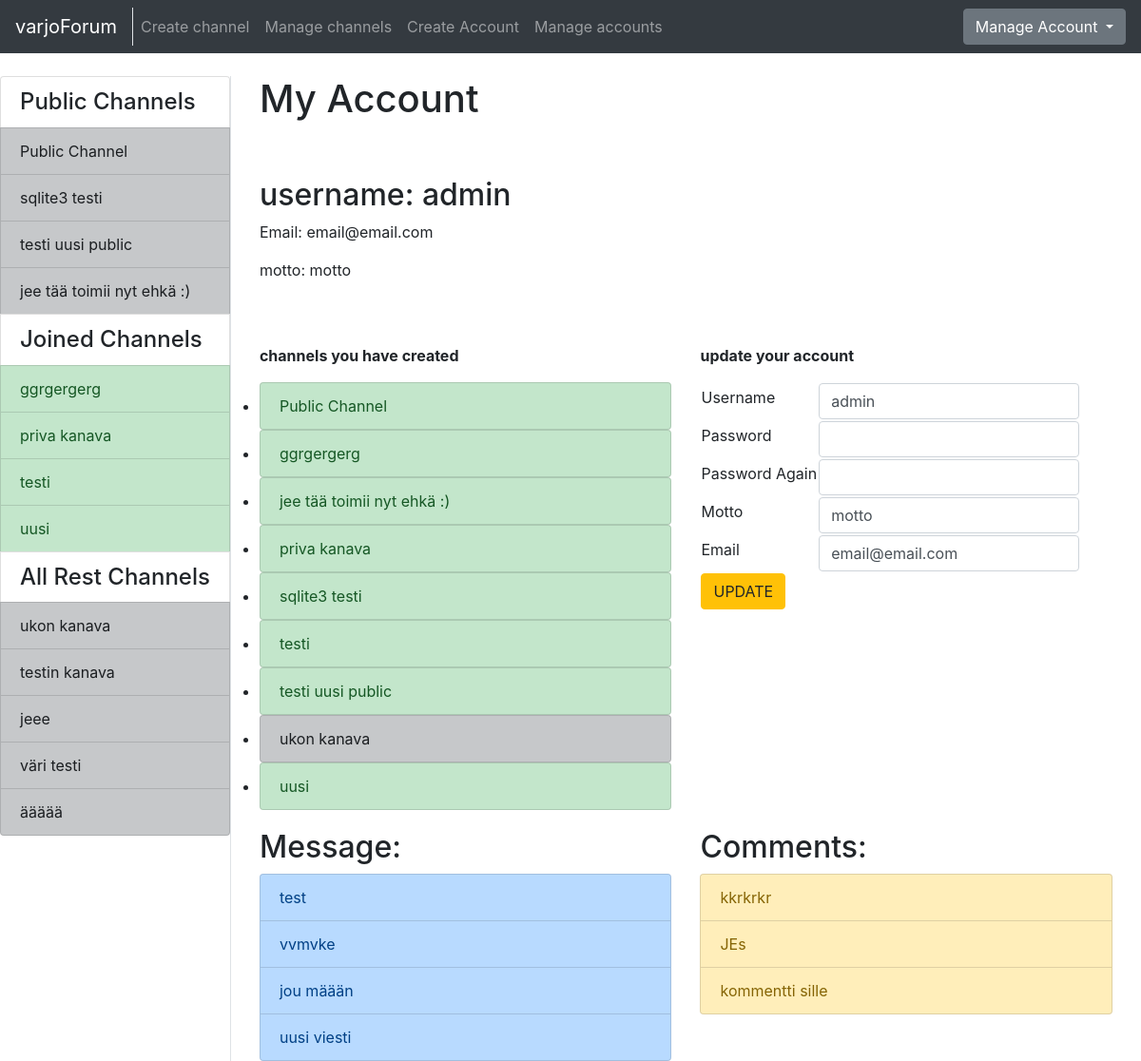
The app's page /account/ (signed in), older data.
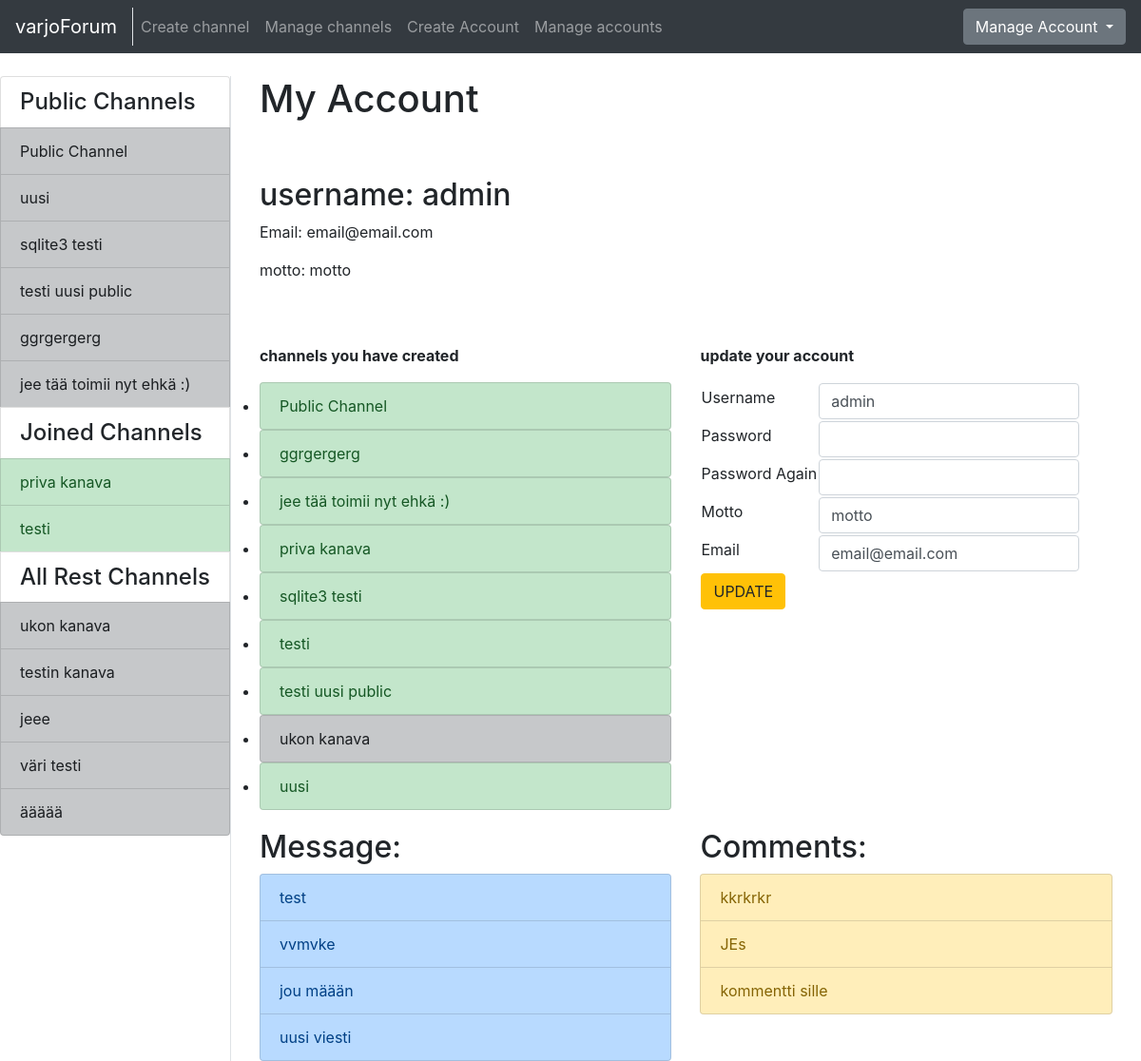
The same page, newer data.
### application/channels/models.py (models this page shows, shortened)
class Channel(Base):
    name = db.Column(db.String(144), nullable=False)
    introduction = db.Column(db.Text, nullable=False)
    master_id = db.Column(db.Integer, nullable=False)
    public = db.Column(db.Boolean, nullable=False)
    messages = db.relationship("Message", backref='Channel', lazy=True)
    accounts = db.relationship('Account', secondary=accounts, lazy='subquery',
        backref=db.backref('channels', lazy=True))
    @staticmethod
    def get_my_channels(account_id):
        stmt = text("SELECT Channel.id, Channel.name, Channel.master_id"
                    " FROM Channel, Account, Accounts"
                    " WHERE Channel.id = Accounts.channel_id"
                    " AND Channel.public == False"
                    " AND Account.id = Accounts.account_id"
                    " AND Account.id = :account_id"
                    " ORDER BY Channel.name").params(account_id=account_id)
        res = db.engine.execute(stmt)
        response = []
        for row in res:
            response.append({"channel_id":row[0], "channel_name":row[1], "master_id":row[2]})
        return response
    @staticmethod
    def get_channels_where_not_in(account_id):
        stmt = text("SELECT channel.id, channel.name, channel.public"
                    " FROM Channel"
                    " WHERE Channel.id NOT IN ("
                        " SELECT Channel.id"
                            " FROM Channel, Account, Accounts"
                            " WHERE Channel.id = Accounts.channel_id"
                            " AND Account.id = Accounts.account_id"
                            " AND Account.id = :account_id"
                            " )").params(account_id=account_id)
        res = db.engine.execute(stmt)
        response = []
        for row in res:
            response.append({"id":row[0], "name":row[1], "public":row[2]})
        return response
    @staticmethod
    def get_all_publics():
        stmt = text("SELECT Channel.id, Channel.name"
                    " FROM Channel"
                    " WHERE Channel.public = True")
        res = db.engine.execute(stmt)
        response = []
        for row in res:
            response.append({"id":row[0], "name":row[1]})
        return response

### application/messages/models.py (models this page shows, shortened)
class Message(Base):
    body = db.Column(db.Text, nullable=False)
    writer = db.Column(db.String(144), nullable=False)
    account_id = db.Column(db.Integer, db.ForeignKey('account.id'), nullable=False)
    channel_id = db.Column(db.Integer, db.ForeignKey('channel.id'), nullable=False)
    comments = db.relationship("Comment", backref='message', lazy=True)

### application/comments/models.py (models this page shows, shortened)
class Comment(Base):
    body = db.Column(db.Text, nullable=False)
    writer = db.Column(db.String(144), nullable=False)
    message_id = db.Column(db.Integer, db.ForeignKey('message.id'), nullable=False)
    account_id = db.Column(db.Integer, db.ForeignKey('account.id'), nullable=False)
    @staticmethod
    def get_comment_message_and_channel_id(account_id):
        stmt = text("SELECT Comment.id, Comment.body, Comment.message_id, Message.channel_id"
                    " FROM Comment, Message"
                    " WHERE Comment.message_id = Message.id"
                    " AND Comment.account_id = :account_id").params(account_id=account_id)
        res = db.engine.execute(stmt)
        response = []
        for row in res:
            response.append({"comment_id":row[0], "comment_body":row[1], "message_id":row[2], "channel_id":row[3]})
        return response

### application/auth/views.py (the view)
@app.route("/account/", methods=["GET"])
@login_required
def single_account_index():
  return render_template("auth/index.html", account = current_user, accountform = AccountForm(),
    channels = Account.find_accounts_channels(current_user.id),
    my_channels=Channel.get_my_channels(current_user.id),
    all_channels=Channel.get_channels_where_not_in(current_user.id),
    public_channels=Channel.get_all_publics(),
    messages=Message.query.filter_by(account_id=current_user.id),
    comments=Comment.get_comment_message_and_channel_id(current_user.id))

### application/auth/forms.py
class AccountForm(FlaskForm):
    username = TextField("Username", [validators.Length(min=2), validators.DataRequired()])
    password = PasswordField("Password", [validators.Length(min=8), validators.DataRequired()])
    password2 = PasswordField("Password Again", [validators.Length(min=8), validators.DataRequired()])
    motto = TextField("Motto", [validators.Length(min=2), validators.DataRequired()])
    email = TextField("Email", [validators.Length(min=2), validators.DataRequired(), validators.Email()])
    class Meta:
        csrf = False

### application/__init__.py (called while the page is built)
@login_manager.user_loader
def load_user(account_id):
  return Account.query.get(account_id)

### application/templates/auth/index.html (shortened to what this page needs)
{% extends "layout.html" %}
{% block body %}
<div class="container" >
  <div class="row" style="padding-bottom: 50px">
    <div class="col-md-auto">
      <h1 style="padding-bottom: 50px">My Account</h1>
      <h2>username: {{ account.username }}</h2>
      <p>Email: {{ account.email }}</p>
      <p>motto: {{ account.motto }}</p>
    </div>
  </div>
  <div class="row">
    <div class="col">
      <p><b>channels you have created</b></p>
      <ul class="list-group">
        {% for channel in channels %}
          <li>
            {% if channel.master_id == current_user.id %}
            <a href="{{ url_for('one_channel_index', channel_id=channel.id, sort='first') }}" class="list-group-item list-group-item-success">
              {{ channel.name }}
            </a>
            {% else %}
            <a href="{{ url_for('one_channel_index', channel_id=channel.id, sort='first') }}" class="list-group-item list-group-item-dark">
              {{ channel.name }}
            </a>
            {% endif %}
          </li>
        {% endfor %}
      </ul>
    </div>
    <div class="col">
      <p><b>update your account</b></p>
      <form method="POST" action="{{ url_for('accounts_update', account_id=account.id) }}" name="accountform">
        <div class="form-group">
          <table>
            <tr>
              <td>{{ accountform.username.label }}</td>
              <td>{{ accountform.username(class="form-control", value=current_user.username) }}</td>
            </tr>
            <tr>
              <td>{{ accountform.password.label }}</td>
              <td>{{ accountform.password(class="form-control") }}</td>
            </tr>
            <tr>
              <td>{{ accountform.password2.label }}</td>
              <td>{{ accountform.password2(class="form-control") }}</td>
            </tr>
            <tr>
              <td>{{ accountform.motto.label }}</td>
              <td>{{ accountform.motto(class="form-control", value=current_user.motto) }}</td>
            </tr>
            <tr>
              <td>{{ accountform.email.label }}</td>
              <td>{{ accountform.email(class="form-control", value=current_user.email) }}</td>
            </tr>
            <tr>
              <td colspan="2"><button type="submit" class="btn btn-warning">UPDATE</button</td>
            </tr>
          </table>
        </div>
      </form>
    </div>
  </div>
  <div class="row" style="padding-top: 20px">
    <div class="col">
      <h2>Message:</h2>
      <div class="list-group">
        {% for message in messages %}
        <a class="list-group-item list-group-item-primary" href="{{ url_for('message_index', channel_id=message.channel_id, message_id=message.id)}}">
          {{ message.body }}
        </a>
        {% endfor %}
      </div>
    </div>
    <div class="col">
      <h2>Comments:</h2>
      <div class="list-group">
        {% for comment in comments %}
        <a class="list-group-item list-group-item-warning" href="{{ url_for('message_index', channel_id=comment.channel_id, message_id=comment.message_id)}}">
          {{ comment.comment_body }}
        </a>
        {% endfor %}
      </div>
    </div>
  </div>
</div>
{% endblock %}

### application/templates/layout.html (shortened to what the changed rows need)
<!DOCTYPE html>
  <html>
    <head>
      <link rel="stylesheet" href="https://maxcdn.bootstrapcdn.com/bootstrap/4.0.0/css/bootstrap.min.css">
    </head>
    <body>
      <div class="container-fluid" >
        <div class="row">
            <div class="border-right">
              <div class="col-sx" >
                <div style="float: left">
                  <div class="list-group">
                  {% if current_user.is_authenticated %}
                    <h4 class="list-group-item">Public Channels</h4>
                    {% for public in public_channels %}
                      <a href="{{ url_for('one_channel_index', channel_id=public.id, sort='first') }}"
                          class="list-group-item list-group-item-action list-group-item-dark">
                        {{ public.name }}
                      </a>
                    {% endfor %}
                    {% if my_channels %}
                      <h4 class="list-group-item">Joined Channels</h4>
                    {% endif %}
                    {% for my_channel in my_channels %}
                      {% if my_channel.master_id == current_user.id %}
                      <a href="{{ url_for('one_channel_index', channel_id=my_channel.channel_id, sort='first') }}"
                          class="list-group-item list-group-item-action list-group-item-success">
                        {{ my_channel.channel_name }}
                      </a>
                      {% else %}
                      <a href="{{ url_for('one_channel_index', channel_id=my_channel.channel_id, sort='first') }}"
                          class="list-group-item list-group-item-action list-group-item-dark">
                        {{ my_channel.channel_name }}
                      </a>
                      {% endif %}
                    {% endfor %}
                    <h4 class="list-group-item">All Rest Channels</h4>
                {% else %}
                {% if all_channels %}
                <h4 class="list-group-item">All Channels</h4>
                {% endif %}
                {% endif %}
                {% for channel in all_channels %}
                  {% if channel.public == False %}
                  <a href="{{ url_for('one_channel_index', channel_id=channel.id, sort='first') }}"
                      class="list-group-item list-group-item-action list-group-item-dark">
                    {{ channel.name }}
                  </a>
                  {% endif %}
                {% endfor %}
              </div>
              </div>
              </div>
          </div>
          <div class="col">
            {% block body %}{% endblock %}
          </div>
        </div>
    </body>
  </html>

Row changes from the older to the newer data that the page shows:
changed Channel "uusi": moves from the list under "Joined Channels" to the list under "Public Channels"
changed Channel "ggrgergerg": moves from the list under "Joined Channels" to the list under "Public Channels"
